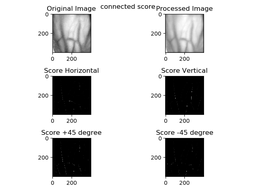
#> input picture process/PreProcessing_FeatureExtraction/connceted_score_in_all_direction.png, 256 x 192 px, shrunk from 640 x 480 before the run, given as the content of the folder ssing_FeatureExtraction/connceted_score_in_all_direction.png, which was not available
$ python process_all_imgs_for_register.py PreProcessing_FeatureExtraction/connceted_score_in_all_direction.png out.png   (older library calls are emulated)
#> lines starting #> are read from the running program, lines starting #| are printed output that depends on the picture; after the words box and inside, x2 and y2 are one past the last pixel; in counts of white or black regions, pixels touching at a corner belong together; pictures that were not available may be replaced by others from this repository, and a replacement may not be noted
### process/PreProcessing_FeatureExtraction/extract_feature.py
import numpy as np
import PIL.Image
import cv2
from skimage import feature as ft
import time

from PreProcessing_FeatureExtraction.connect_center import connect_centres
from PreProcessing_FeatureExtraction.detect_vein_center_assign_score import compute_vein_score
from PreProcessing_FeatureExtraction.label import binaries
from PreProcessing_FeatureExtraction.normalize import normalize_data
from PreProcessing_FeatureExtraction.preprocessing import remove_hair
from PreProcessing_FeatureExtraction.profile_curvature import compute_curvature

"""
	In this method, the local maximum curvature is calculated in the cross-sectional
	profile of all four directions, then selecting the profile that has the maximum
	depth in the cross-sectional profile. And then to get the full pattern of nerves
	we add, The result of four directions.

	Miura et al. Proposed a three-step algorithm to solve the above problem.

	Step in Algorithms:

	Extraction of the center positions of veins.
	Connection of the center positions.
	Labeling of the image.
"""


# @wrl
# 尺寸归一化
def size_normal(img):
    """
    :param img:输入的一张RGB图
    :return: 尺寸归一化后的RGB图
    """
    # img = PIL.Image.fromarray(img).convert('L')
    # img = np.asarray(img)
    return img.resize((300, 300))


# 计算质心
def cal_center(img1):
    img_origin = img1.view()
    # img_origin = img1
    img1 = np.where(img1 < 100, 0, img1)

    YCrCb = cv2.cvtColor(img1, cv2.COLOR_BGR2YCR_CB)  # 转换至YCrCb空间
    (y, cr, cb) = cv2.split(YCrCb)  # 拆分出Y,Cr,Cb值
    cr1 = cv2.GaussianBlur(cr, (5, 5), 0)
    _, skin = cv2.threshold(cr1, 0, 255, cv2.THRESH_BINARY)  # Ostu处理
    img1 = cv2.bitwise_and(img1, img1, mask=skin)
    img1 = cv2.cvtColor(img1, cv2.COLOR_BGR2GRAY)
    dst = cv2.Laplacian(img1, cv2.CV_16S, ksize=3)
    img1 = cv2.convertScaleAbs(dst)
    h = cv2.findContours(img1, cv2.RETR_EXTERNAL, cv2.CHAIN_APPROX_NONE)  # 寻找轮廓
    contour = h[0]
    contour = sorted(contour, key=cv2.contourArea, reverse=True)  # 已轮廓区域面积进行排序

    temp = np.asarray(img_origin)
    for i in range(contour[0].shape[0]):
        index_i = contour[0][i][0][0]
        index_j = contour[0][i][0][1]
        if (index_i < temp.shape[0] and index_j < temp.shape[1]):
            # print(index_i,index_j)
            temp[index_j][index_i][0] = 255
            temp[index_j][index_i][1] = 255
            temp[index_j][index_i][2] = 255
    # im = PIL.Image.fromarray(temp)
    # im.show()

    # contour = sorted(contour, key=cv2.contourArea, reverse=True)  # 已轮廓区域面积进行排序

    x_center = 0
    y_center = 0
    n = len(contour[0])
    min = contour[0][0][0][1]
    for i in range(n):
        x_center += contour[0][i][0][0]
        x = contour[0][i][0][1]
        y_center += x
        if min > x:
            min = x
    S = cv2.contourArea(contour[0])
    n0 = np.sqrt(S) / 2
    x_center = x_center / n
    y_center = min + n0
    return x_center, y_center, n0, temp


# 截取手背区域
def cut_area(img, x, y, n0):
    # 图像尺寸
    n = len(img)
    m = len(img[0])
    # 边长/2
    # n0 = np.sqrt(S) / 2
    left = x - n0  # 这个地方的赋值方式可以优化
    up = y - n0
    right = x + n0
    down = y + n0
    if left < 0:
        left = 0
    if up < 0:
        up = 0
    if right > m:
        right = m
    if down > n:
        down = n
    if (right - left) > (down - up):
        n0 = (down - up) / 2
        x = (right + left) / 2
        left = x - n0
        right = x + n0
    else:
        n0 = (right - left) / 2
        y = (up + down) / 2
        up = y - n0
        down = y + n0
    img = PIL.Image.fromarray(img).crop((left, up, right, down))
    return img


# @wrl


def vein_pattern(image, kernel_size, sigma):
    data = np.asarray(image, dtype=float)
    filter_data = remove_hair(data, kernel_size)
    preprocessed_data = normalize_data(filter_data, 0, 255)
    kappa = compute_curvature(preprocessed_data, sigma=sigma)
    score = compute_vein_score(kappa)
    conect_score = connect_centres(score)
    threshold = binaries(np.amax(conect_score, axis=2))
    vein_pattern = np.multiply(image, threshold, dtype=float)
    return vein_pattern


# @wrl
def GlobalThreshold(img, T=50):
    """
    :param img:img是个灰度图矩阵
    :return:全局阈值化后的矩阵
    """
    temp = np.where(img < T, 1, 0)
    # im = Image.fromarray(temp*255).convert('L') #这个地方改了
    # im.save(destRoot+"\\global_threshold_"+str(name)+".bmp")
    # im.show()
    return temp


def pretreatment(image_path, name, dest):
#> called with name = 'connceted_score_in_all_direction', dest = 'out.png'
    image = cv2.imread(image_path)
#> image is the input picture: shape (192, 256, 3); min 0, max 255, mean 214.5
    x, y, n0, image = cal_center(image)  # 求质心，求面积
#> in cal_center, `dst = cv2.Laplacian(img1, cv2.CV_16S, ksize=3)`:
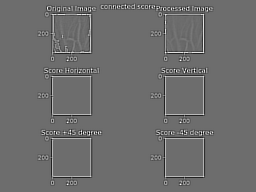
#> dst: shape (192, 256) int16; min -1470, max 1966, mean 0; drawn with min black and max white
#> in cal_center, `img1 = cv2.convertScaleAbs(dst)`:
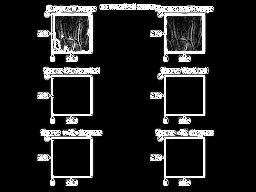
#> img1: shape (192, 256); min 0, max 255, mean 33.3
#> in cal_center, `h = cv2.findContours(img1, cv2.RETR_EXTERNAL, cv2.CHAIN_APPROX_NONE)`: h = 1 contour; box (x1, y1, x2, y2) and area: (35, 0, 217, 188) 16896
#> in cal_center, `contour = h[0]`: contour has the same summary as h
#> the loop in cal_center, `for i in range(contour[0].shape[0]):` made 1747 passes
#> (index_i, index_j) on passes 1 to 3: (133, 0), (134, 1), (133, 2)
#> in cal_center, `n = len(contour[0])`: n = 1747
#> in cal_center, `min = contour[0][0][0][1]`: min = 0
#> the loop in cal_center, `for i in range(n):` made 1747 passes
#> (x_center, x, y_center) on passes 1 to 3: (133, 0, 0), (267, 1, 1), (400, 2, 3)
#> after the loop in cal_center, `for i in range(n):`: x_center = 211049; y_center = 153495
#> in cal_center, `S = cv2.contourArea(contour[0])`: S = 16895.5
#> in cal_center, `n0 = np.sqrt(S) / 2`: n0 = 64.99
#> in cal_center, `x_center = x_center / n`: x_center = 120.8
#> in cal_center, `y_center = min + n0`: y_center = 64.99
#> x = 120.8; y = 64.99; n0 = 64.99
    image = cut_area(image, x, y, n0)  # 裁剪，返回Image
#> in cut_area, `n = len(img)`: n = 192
#> in cut_area, `m = len(img[0])`: m = 256
#> in cut_area, `left = x - n0`: left = 55.82
#> in cut_area, `up = y - n0`: up = 0
#> in cut_area, `right = x + n0`: right = 185.8
#> in cut_area, `down = y + n0`: down = 130
#> in cut_area, `n0 = (right - left) / 2`: n0 = 64.99
#> in cut_area, `img = PIL.Image.fromarray(img).crop((left, up, right, down))`:
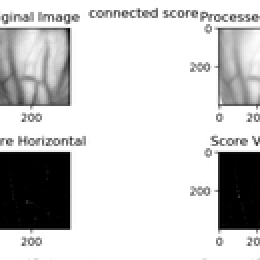
#> img: PIL image 130x130 RGB (shown 2 times larger); min 0, max 255, mean 205.5
    image = size_normal(image)  # 尺寸归一化 返回Image
#> in size_normal, `return img.resize((300, 300))`:
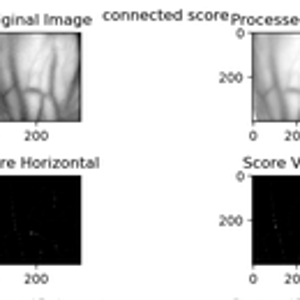
#> returned value: PIL image 300x300 RGB; min 0, max 255, mean 205.3
    image = cv2.cvtColor(np.array(image), cv2.COLOR_BGR2GRAY)
#> image: shape (300, 300)
    clahe = cv2.createCLAHE(clipLimit=2.0, tileGridSize=(8, 8))
    image = clahe.apply(image)
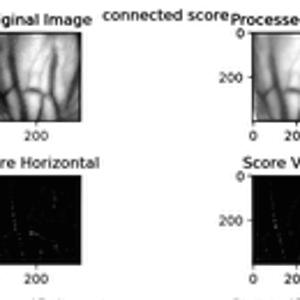
#> image: shape (300, 300); min 1, max 255, mean 200.7

    temp = GlobalThreshold(image, 70)
#> in GlobalThreshold, `temp = np.where(img < T, 1, 0)`:
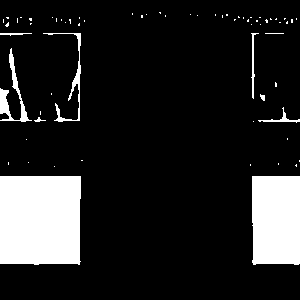
#> temp: shape (300, 300) int64; values 0 (black) and 1 (white), 14.2% white; 66 white regions (57 under 20 px), largest, box (x1, y1, x2, y2) and area: (0, 176, 81, 265) 7071, (252, 176, 300, 265) 4195, (0, 48, 32, 122) 554

    processed_image = vein_pattern(image, 6, 8)
#> (the rest of the program and of its run is left out)
